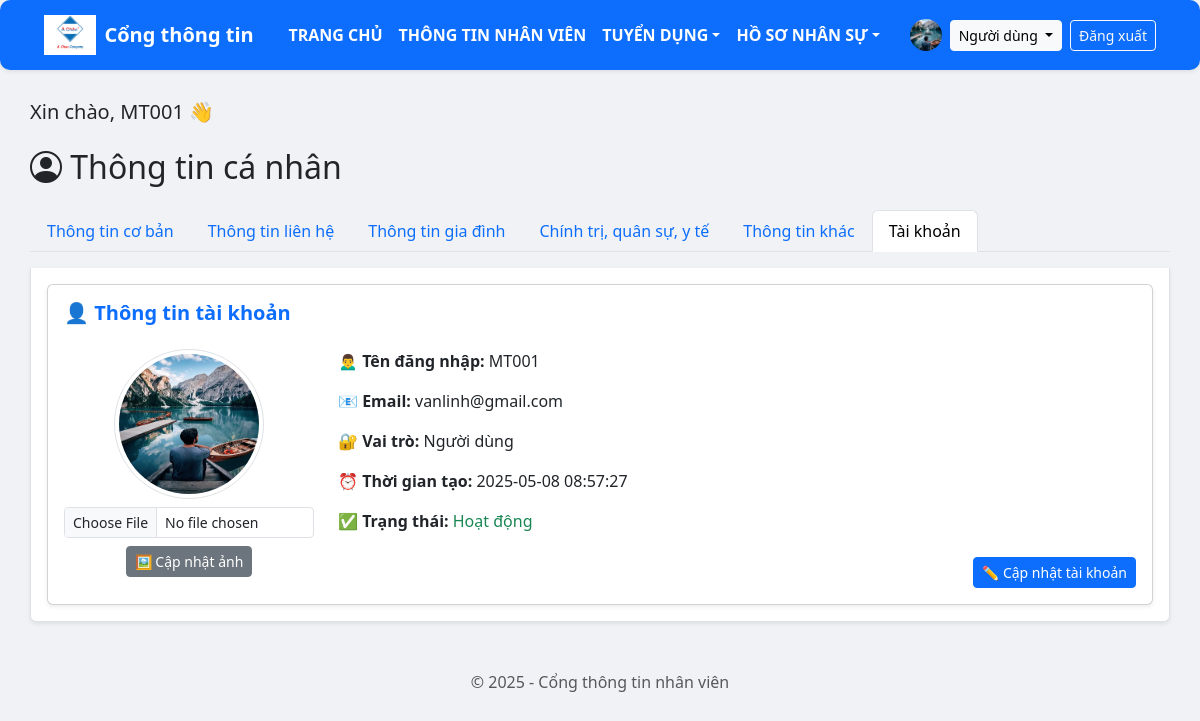
The page /index.php?page=module_info&tab=account (signed in) on the database its author committed.
### tables this page shows
CREATE TABLE `users` (
  `id` int(11) NOT NULL,
  `username` varchar(100) NOT NULL,
  `email` varchar(100) NOT NULL,
  `password` varchar(255) NOT NULL,
  `avatar` varchar(255) DEFAULT NULL,
  `role` varchar(50) DEFAULT 'employee',
  `status` tinyint(4) DEFAULT 1,
  `created_at` datetime DEFAULT current_timestamp(),
  `employee_id` int(11) DEFAULT NULL,
  `full_name` varchar(100) DEFAULT NULL
);

### modules/info/account_info.php (the view, shortened to what this page needs)
<?php
require_once __DIR__ . '/../../config/db.php';
$userId = $_SESSION['user']['id'] ?? null;
$stmt = $pdo->prepare("SELECT * FROM users WHERE id = ?");
$stmt->execute([$userId]);
$user = $stmt->fetch();
$avatarPath = 'uploads/avatars/' . ($user['avatar'] ?? '');
$avatarSrc = (isset($user['avatar']) && file_exists(__DIR__ . '/../../public/' . $avatarPath))
    ? $avatarPath
    : 'assets/default_avatar.png';
?>
<div class="card shadow-sm">
  <div class="card-body">
    <h5 class="text-primary fw-bold mb-4">👤 Thông tin tài khoản</h5>
    <div class="row">
      <div class="col-md-3 text-center">
        <img src="<?= $avatarSrc ?>" class="img-thumbnail rounded-circle" style="width: 150px; height: 150px;" alt="Avatar">
        <form action="index.php?page=update_avatar" method="POST" enctype="multipart/form-data" class="mt-2">
          <input type="file" name="avatar" class="form-control form-control-sm mb-2" accept="image/*" required>
          <button class="btn btn-secondary btn-sm" type="submit">🖼️ Cập nhật ảnh</button>
        </form>
      </div>
      <div class="col-md-9">
        <p><strong>🙍‍♂️ Tên đăng nhập:</strong> <?= htmlspecialchars($user['username'] ?? '') ?></p>
        <p><strong>📧 Email:</strong> <?= htmlspecialchars($user['email'] ?? '') ?></p>
        <p><strong>🔐 Vai trò:</strong> <?= ($user['role'] ?? '') === 'employee' ? 'Người dùng' : 'Quản trị viên' ?></p>
        <p><strong>⏰ Thời gian tạo:</strong> <?= htmlspecialchars($user['created_at'] ?? '') ?></p>
        <p>
          <strong>✅ Trạng thái:</strong>
          <?php
            if (!isset($user['status'])) {
              echo '<span class="text-muted">Không rõ</span>';
            } else {
              echo $user['status'] == 1
                ? '<span class="text-success">Hoạt động</span>'
                : '<span class="text-danger">Bị khóa</span>';
            }
          ?>
        </p>
        <div class="text-end mt-4">
          <a href="index.php?page=update_account" class="btn btn-primary btn-sm">
            ✏️ Cập nhật tài khoản
          </a>
        </div>
      </div>
    </div>
  </div>
</div>

### includes/sidebar.php (shortened to what this page needs)
<?php
require_once __DIR__ . '/../config/db.php';
$userId = $_SESSION['user']['id'] ?? null;
$userFullName = 'Người dùng';
$userAvatar = 'assets/default_avatar.png';
if ($userId) {
    $stmt = $pdo->prepare("SELECT full_name, avatar FROM users WHERE id = ?");
    $stmt->execute([$userId]);
    $user = $stmt->fetch();
    if ($user) {
        $userFullName = $user['full_name'] ?? $userFullName;
        $userAvatar = !empty($user['avatar']) ? 'uploads/avatars/' . $user['avatar'] : $userAvatar;
    }
}
?>
<nav class="navbar navbar-expand-lg navbar-dark bg-primary shadow-sm">
  <div class="container-fluid px-4">
    <a class="navbar-brand d-flex align-items-center fw-bold" href="index.php?page=dashboard">
      <img src="uploads/pictures/logo.png" alt="Logo công ty" style="height: 40px;" class="me-2">
      <span class="text-white">Cổng thông tin</span>
    </a>
    <div class="collapse navbar-collapse" id="mainNavbar">
      <ul class="navbar-nav mx-auto fw-semibold text-uppercase">
        <li class="nav-item"><a class="nav-link text-white" href="index.php?page=dashboard">Trang chủ</a></li>
        <li class="nav-item"><a class="nav-link text-white" href="index.php?page=employees">Thông tin nhân viên</a></li>
        <li class="nav-item dropdown">
          <a class="nav-link dropdown-toggle text-white" href="#" data-bs-toggle="dropdown">Tuyển dụng</a>
        </li>
        <li class="nav-item dropdown">
          <a class="nav-link dropdown-toggle text-white" href="#" data-bs-toggle="dropdown">Hồ sơ nhân sự</a>
        </li>
      </ul>
      <div class="d-flex align-items-center ms-auto">
      <img src="<?= htmlspecialchars($userAvatar) . '?t=' . time() ?>" alt="Avatar" class="rounded-circle me-2" style="width: 32px; height: 32px; object-fit: cover;">
        <div class="dropdown">
          <button class="btn btn-light btn-sm dropdown-toggle" data-bs-toggle="dropdown">
            <?= htmlspecialchars($userFullName) ?>
          </button>
        </div>
        <a href="logout.php" class="btn btn-outline-light btn-sm ms-2">Đăng xuất</a>
      </div>
    </div>
  </div>
</nav>

### assets/sidebar.css (style rules this page uses)
.navbar { position: fixed; top: 0; left: 0; right: 0; z-index: 9999; }
body { padding-top: 70px; }
.navbar-nav .nav-link { font-weight: bold; color: #fff !important; }

### public/index.php (style rules this page uses)
body { background-color: #f0f2f5; min-height: 100vh; display: flex; margin: 0; }
.navbar { background: #ffffff; box-shadow: 0 1px 4px rgba(0,0,0,0.1); padding: 10px 20px; margin-bottom: 20px; border-radius: 10px; }

### rows shown on the page
users: avatar (picture), username "MT001", email "vanlinh@gmail.com", created_at "2025-05-08 08:57:27"

### other values the page prints
$userFullName "Người dùng"
$_SESSION['user']['username'] "MT001"
